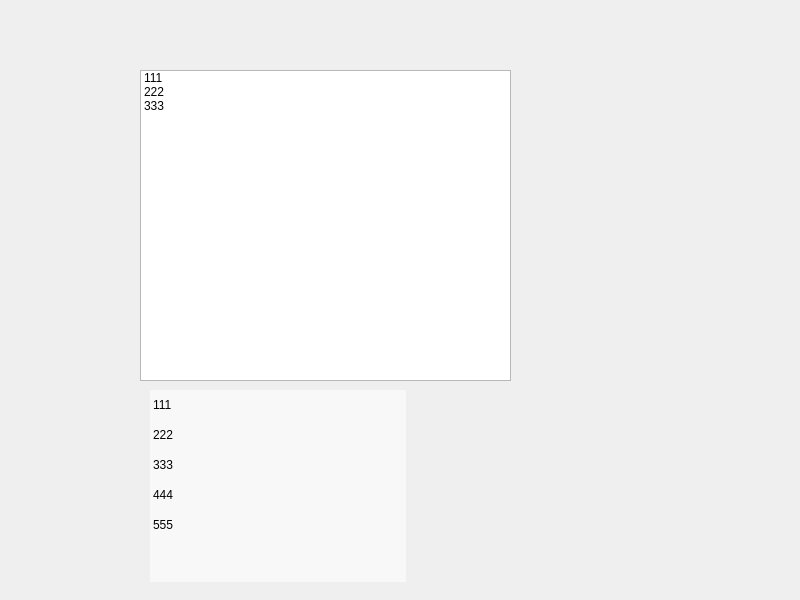
<?xml version="1.0" encoding="UTF-8"?>
<ui version="4.0">
 <class>Widget</class>
 <widget class="QWidget" name="Widget">
  <property name="geometry">
   <rect>
    <x>0</x>
    <y>0</y>
    <width>800</width>
    <height>600</height>
   </rect>
  </property>
  <property name="windowTitle">
   <string>Widget</string>
  </property>
  <widget class="QListWidget" name="listWidget">
   <property name="geometry">
    <rect>
     <x>140</x>
     <y>70</y>
     <width>371</width>
     <height>311</height>
    </rect>
   </property>
   <property name="styleSheet">
    <string notr="true">QListWidget::item:hover{
	background-color: qlineargradient(x1: 0, y1: 0, x2: 0, y2: 1, stop: 0 #FAFBFE, stop: 1 #DCDEF1);
}

QListWidget::item:selected{
	background-color: qlineargradient(x1: 0, y1: 0, x2: 0, y2: 1, stop: 0 #6a6ea9, stop: 1 #888dd9);
}</string>
   </property>
   <item>
    <property name="text">
     <string>111</string>
    </property>
   </item>
   <item>
    <property name="text">
     <string>222</string>
    </property>
   </item>
   <item>
    <property name="text">
     <string>333</string>
    </property>
   </item>
  </widget>
  <widget class="QListWidget" name="listWidget_2">
   <property name="geometry">
    <rect>
     <x>150</x>
     <y>390</y>
     <width>256</width>
     <height>192</height>
    </rect>
   </property>
   <property name="styleSheet">
    <string notr="true">/* 列表项默认样式 */
QListView::item {
    height: 30px; /* 列表项高度 */
    padding-left: 10px; /* 文字左间距 */
}

/* 鼠标悬停：垂直渐变（浅蓝→浅紫） */
QListView::item:hover {
    background: qlineargradient(
        x1: 0, y1: 0, x2: 0, y2: 1,
        stop: 0 #FAFBFE,  /* 顶部颜色 */
        stop: 1 #DCDEF1   /* 底部颜色 */
    );
}

/* 选中状态：垂直渐变（深蓝→深紫）+ 边框 */
QListView::item:selected {
    border: 1px solid #6a6ea9; /* 选中边框 */
    background: qlineargradient(
        x1: 0, y1: 0, x2: 0, y2: 1,
        stop: 0 #6a6ea9,  /* 顶部颜色 */
        stop: 1 #888dd9   /* 底部颜色 */
    );
    color: #fff; /* 选中文字颜色 */
}

/* 列表框背景（去除默认白色） */
QListView {
    background-color: #f8f8f8;
    border: none; /* 取消默认边框 */
}</string>
   </property>
   <item>
    <property name="text">
     <string>111</string>
    </property>
   </item>
   <item>
    <property name="text">
     <string>222</string>
    </property>
   </item>
   <item>
    <property name="text">
     <string>333</string>
    </property>
   </item>
   <item>
    <property name="text">
     <string>444</string>
    </property>
   </item>
   <item>
    <property name="text">
     <string>555</string>
    </property>
   </item>
  </widget>
 </widget>
 <resources/>
 <connections/>
</ui>
